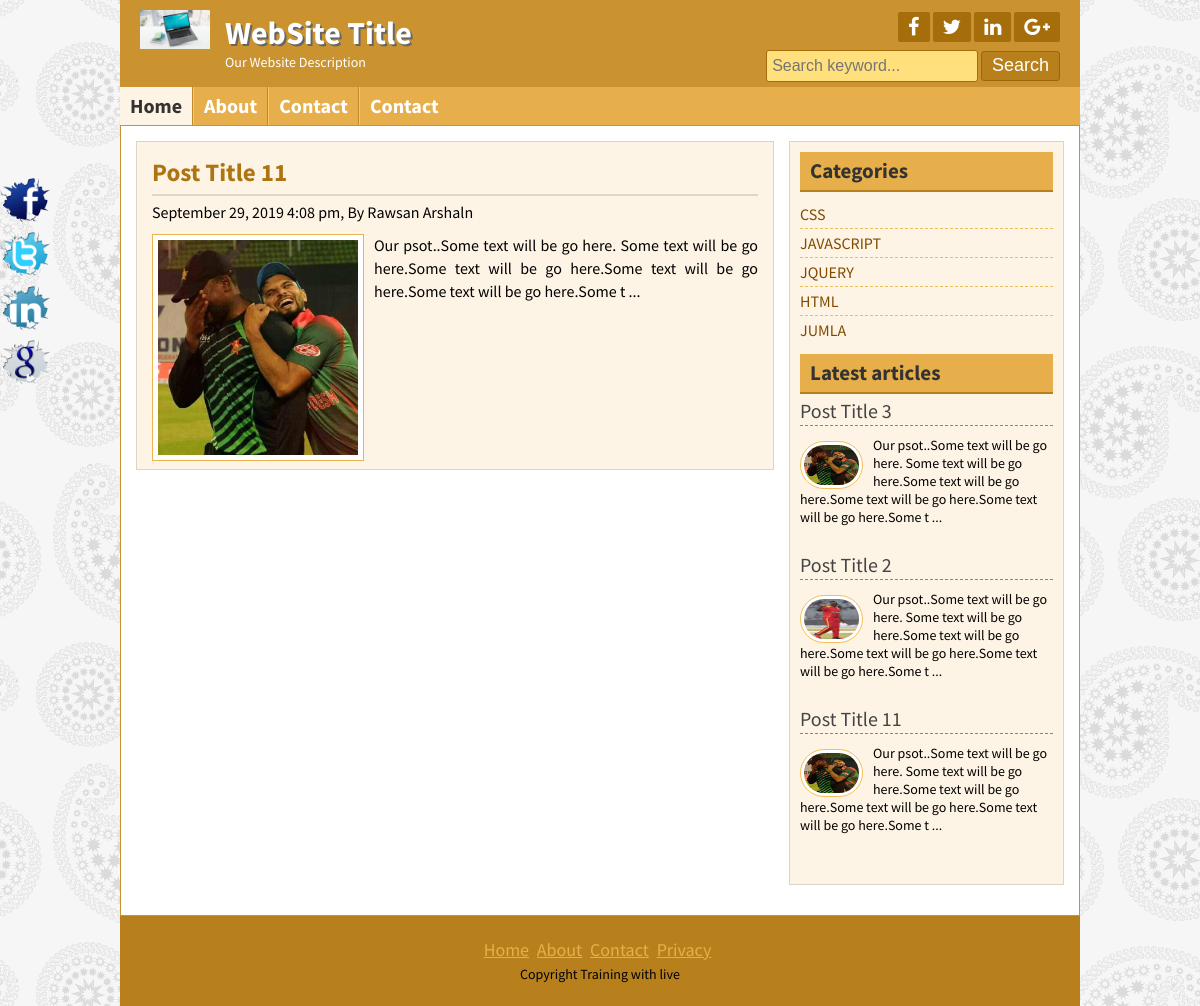
Page /search.php?keyword=Post Title 11 on the committed database.
### tables this page shows
CREATE TABLE `tbl_title` (
  `id` int(11) NOT NULL,
  `title` varchar(255) NOT NULL,
  `slogan` varchar(255) NOT NULL,
  `logo` varchar(255) NOT NULL
);

CREATE TABLE `tbl_social` (
  `id` int(11) NOT NULL,
  `facebook` varchar(255) NOT NULL,
  `twitter` varchar(255) NOT NULL,
  `linkedin` varchar(255) NOT NULL,
  `google` varchar(255) NOT NULL
);

CREATE TABLE `tbl_page` (
  `id` int(11) NOT NULL,
  `title` varchar(255) NOT NULL,
  `body` text NOT NULL
);

CREATE TABLE `tbl_post` (
  `id` int(11) NOT NULL,
  `cat` int(11) NOT NULL,
  `title` varchar(255) NOT NULL,
  `body` text NOT NULL,
  `image` varchar(255) NOT NULL,
  `author` varchar(60) NOT NULL,
  `tags` varchar(255) NOT NULL,
  `date` timestamp NOT NULL DEFAULT CURRENT_TIMESTAMP
);

CREATE TABLE `tbl_category` (
  `id` int(11) NOT NULL,
  `name` varchar(255) NOT NULL
);

CREATE TABLE `copyright` (
  `id` int(11) NOT NULL,
  `text` varchar(255) NOT NULL
);

### lib/Database.php (called while the page is built, shortened)
<?php
Class Database{
	public $host = DB_HOST;
	public $user = DB_USER;
	public $pass = DB_PASS;
	public $dbname = DB_NAME;
	public $link;
	private function connectDB(){
		$this->link = new mysqli($this->host, $this->user, $this->pass, $this->dbname);
	}
	public function select($query){
		$result = $this->link->query($query) or die($this->link->error.__LINE__);
		if($result->num_rows >0 ){
			return $result;
		}else{
			return false;
		}
	}
}

### helpers/Formate.php (called while the page is built, shortened)
<?php
Class Formate{
     public function formateDate($date){
         return date("F j, Y g:i a", strtotime($date));
     }
      public function textShortner($text, $limit = 400){
          $text = $text. " ";
          $text = substr($text, 0, $limit);
          $text = $text. " ...";
          return $text;
      }
}

### search.php (the view)
<?php include 'inc/header.php'; ?>
<?php
	if(!isset($_GET['keyword']) || $_GET['keyword'] == null){
		header("Location: 404.php");
	}else{
		$keyword = $_GET['keyword'];
	}
?>
	<div class="contentsection contemplete clear">
		<div class="maincontent clear">
				<?php
					$query = "SELECT * FROM tbl_post WHERE title LIKE '%$keyword%' OR body LIKE '%$keyword%'";
					$result = $db->select($query);
					if($result):
						while($row = $result->fetch_assoc()):
				?>
                <div class="samepost clear">
                    <h2><a href="post.php?id=<?php echo $row['id']?>"><?php echo $row['title']; ?></a></h2>
                    <h4><?php echo $fm->formateDate($row['date'])?>, By <?php echo $row['author']; ?></h4>
                    <img src="admin/upload/<?php echo $row['image']; ?>" alt="MyImage"/>
                    <?php echo $fm->textShortner($row['body'],150); ?>
                </div>
				<?php
					endwhile;
                    else:
                ?>
                <h1>Search Keyword Not found</h1>
                <?php
					endif;
				?>
		</div>
		<?php include 'inc/sidebar.php'; ?>
	</div>
<?php include 'inc/footer.php'; ?>

### inc/header.php (shortened to what this page needs)
<?php
	include 'lib/Database.php';
	include 'helpers/Formate.php';
	$db = new Database();
	$fm = new Formate();
?>
<!DOCTYPE html>
<html>
<head>
	<link rel="stylesheet" href="font-awesome-4.5.0/css/font-awesome.css">
	<link rel="stylesheet" href="css/nivo-slider.css" type="text/css" media="screen" />
	<link rel="stylesheet" href="style.css">
</head>
<body>
	<div class="headersection templete clear">
		<a href="index.php">
			<?php
				$query = "SELECT * FROM tbl_title WHERE id=1";
				$result_t = $db->select($query);
				while($row_t = $result_t->fetch_assoc()):
			?>
			<div class="logo">
				<img src="admin/upload/<?php echo $row_t['logo'];?>" alt="Logo"/>
				<h2><?php echo $row_t['title'];?></h2>
				<p><?php echo $row_t['slogan'];?></p>
			</div>
			<?php endwhile; ?>
		</a>
		<div class="social clear">
		<?php
			$query = "SELECT * FROM tbl_social where id=1";
			$result = $db->select($query);
			while($row = $result->fetch_assoc()):
		?>
			<div class="icon clear">
				<a href="<?php echo $row['facebook']?>" target="_blank"><i class="fa fa-facebook"></i></a>
				<a href="<?php echo $row['twitter']?>" target="_blank"><i class="fa fa-twitter"></i></a>
				<a href="<?php echo $row['linkedin']?>" target="_blank"><i class="fa fa-linkedin"></i></a>
				<a href="<?php echo $row['google']?>" target="_blank"><i class="fa fa-google-plus"></i></a>
			</div>
		<?php endwhile; ?>
			<div class="searchbtn clear">
			<form action="search.php" method="GET">
				<input type="text" name="keyword" placeholder="Search keyword..."/>
				<input type="submit" name="search" value="Search"/>
			</form>
			</div>
		</div>
	</div>
<div class="navsection templete">
	<ul>
		<li><a id="active" href="index.php">Home</a></li>
		<?php
			$query = "SELECT * FROM tbl_page";
			$result = $db->select($query);
			if($result):
				while($row = $result->fetch_assoc()):
		?>
		<li><a href="page.php?pageid=<?php echo $row['id']?>"><?php echo $row['title']?></a></li>
		<?php endwhile; endif; ?>
		<li><a href="contact.php">Contact</a></li>
	</ul>
</div>

### inc/sidebar.php
<div class="sidebar clear">
		<div class="samesidebar clear">
			<h2>Categories</h2>
				<ul>
				<?php
					$c_query = "SELECT * FROM tbl_category";
					$result = $db->select($c_query);
					if($result):
						while($row = $result->fetch_assoc()):
				?>
					<li><a href="posts.php?category=<?php echo $row['id']?>"><?php echo strtoupper($row['name']); ?></a></li>
				<?php
					endwhile;
					else:
				?>
					<li>No Category Found</li>
				<?php
					endif;
				?>
				</ul>
		</div>
		<div class="samesidebar clear">
			<h2>Latest articles</h2>
				<?php
					$l_query = "SELECT * FROM tbl_post ORDER BY date DESC LIMIT 4";
					$l_result = $db->select($l_query);
					if($l_result):
						while($l_row = $l_result->fetch_assoc()):
				?>
				<div class="popular clear">
					<h3><a href="post.php?id=<?php echo $l_row['id'] ?>"><?php echo $l_row['title'] ?></a></h3>
					<a href="#"><img src="admin/upload/<?php echo $l_row['image'] ?>" alt="post image"/></a>
					<?php echo $fm->textShortner($l_row['body'], 150) ?>
				</div>
				<?php
					endwhile;
					else:
				?>
				<div class="popular clear">
					<h3>No Post Found</h3>
				</div>
				<?php endif; ?>
		</div>
	</div>

### inc/footer.php (shortened to what this page needs)
<div class="footersection templete clear">
	  <div class="footermenu clear">
		<ul>
			<li><a href="#">Home</a></li>
			<li><a href="#">About</a></li>
			<li><a href="#">Contact</a></li>
			<li><a href="#">Privacy</a></li>
		</ul>
	  </div>
	  <?php
		 $query = "SELECT * FROM copyright WHERE id=1";
		 $result = $db->select($query);
		 while($row = $result->fetch_assoc()):
	  ?>
	  <p><?php echo $row['text']; ?></p>
		 <?php endwhile; ?>
	</div>
	<?php
		$query = "SELECT * FROM tbl_social where id=1";
		$result = $db->select($query);
		while($row = $result->fetch_assoc()):
	?>
	<div class="fixedicon clear">
		<a href="<?php echo $row['facebook']?>"><img src="images/fb.png" alt="Facebook"/></a>
		<a href="<?php echo $row['twitter']?>"><img src="images/tw.png" alt="Twitter"/></a>
		<a href="<?php echo $row['linkedin']?>"><img src="images/in.png" alt="LinkedIn"/></a>
		<a href="<?php echo $row['google']?>"><img src="images/gl.png" alt="GooglePlus"/></a>
	</div>
	<?php endwhile; ?>
</body>
</html>

### rows in the picture
tbl_title: logo (picture), title "WebSite Title", slogan "Our Website Description"
tbl_page: title "About"
tbl_page: title "Contact"
tbl_post: title "Post Title 11", date "September 29, 2019 4:08 pm", author "Rawsan Arshaln", image (picture), body "Our psot..Some text will be go here. Some text will be go here.Some text will be go here.Some text will be go here.Some text will be go here.Some t ..."
tbl_category: name "CSS"
tbl_category: name "JAVASCRIPT"
tbl_category: name "JQUERY"
tbl_category: name "HTML"
tbl_category: name "JUMLA"
tbl_post: title "Post Title 3", image (picture), body "Our psot..Some text will be go here. Some text will be go here.Some text will be go here.Some text will be go here.Some text will be go here.Some t ..."
tbl_post: title "Post Title 2", image (picture), body "Our psot..Some text will be go here. Some text will be go here.Some text will be go here.Some text will be go here.Some text will be go here.Some t ..."
copyright: text "Copyright Training with live"
